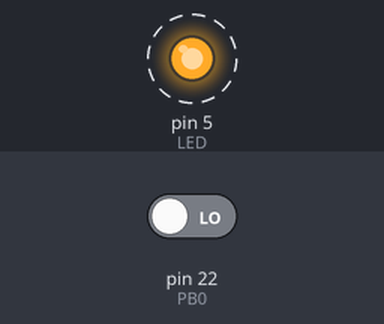
This sketch was run on a simulated Arduino Mega 2560, built with avr-gcc and run on an emulated ATmega2560. Parts: output pins drawn as LEDs (lit = HIGH). Dashed ring = blinking. The inputs (shaded band) are chosen by the test bench; at power-on: pin 22 (PB0) LOW. What the sketch prints to the serial monitor is not drawn.

Above: at 0.12 s.
Timing chart, 0 to 3.0 s (numbered marks = the images above):
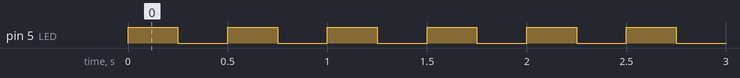

Measured:
- by itself, pin 5 (LED): alternates HIGH for 0.25 s and LOW for 0.25 s

The sketch:

Blink.ino
```cpp
int PB0 = 22 , PB1 = 23 , LED =5 ;
int State =1;
void setup() {
  pinMode(PB0 , INPUT);
  pinMode(PB1 , INPUT_PULLUP);
  pinMode(LED , OUTPUT);
 Serial.begin(9600);
}

void loop() {

      if(digitalRead(PB0) == HIGH)State*=-1;
      Serial.println(digitalRead(PB0));
      if(State == 1){
        digitalWrite(LED,HIGH);

        delay(250);
        digitalWrite(LED,LOW);

        delay(250);
        }
        if(State == -1){
          digitalWrite(LED,HIGH);

          }


}
```
